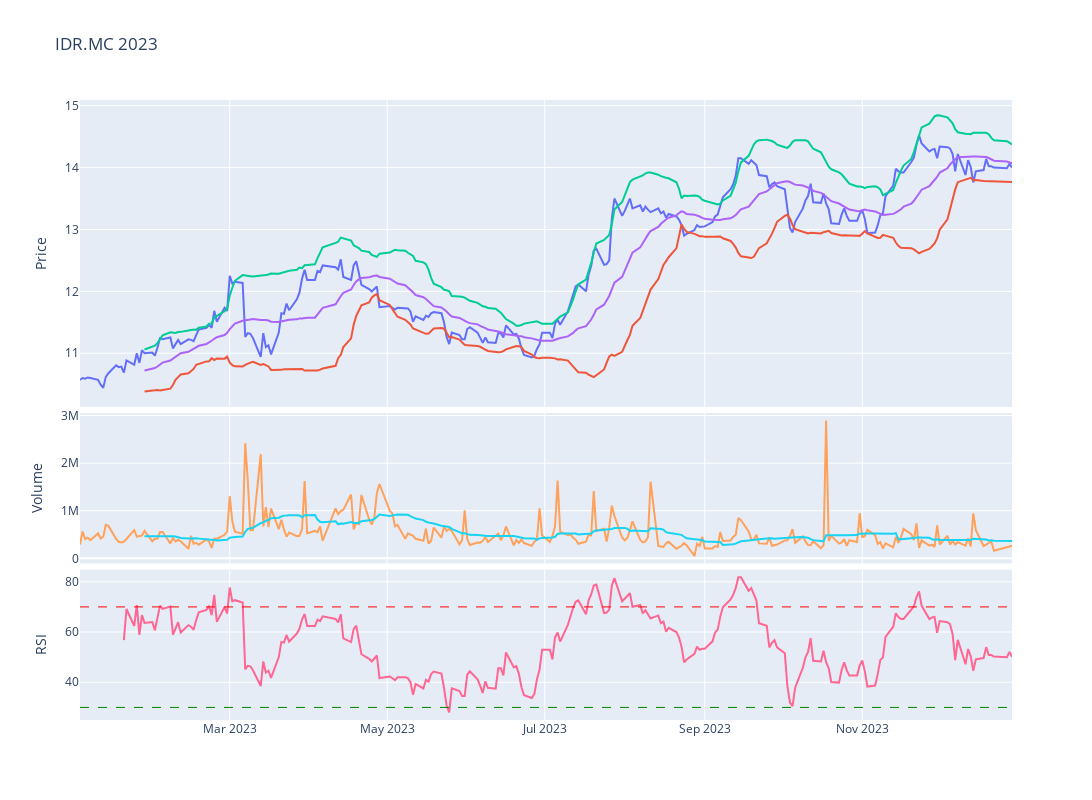

This figure's notebook cell:
### Code cell
# Plot the adjusted close price of the ^IBEX for year
fig = make_subplots(rows=4, cols=1,shared_xaxes=True,vertical_spacing=0.01,specs=[[{'rowspan':2,'colspan':1}],[None],[{'rowspan':1,'colspan':1}],[{'rowspan':1,'colspan':1}]])

# Graph (1,1)
fig.add_trace(go.Scatter(x=stock_ibex['Adj Close'].loc[year].index,y=stock_ibex['Adj Close'].loc['2023'],mode="lines",name=f'{ticker}'),row=1,col=1)
fig.add_trace(go.Scatter(x=stock_ibex['BB_Lower'].loc[year].index,y=stock_ibex['BB_Lower'].loc['2023'],mode="lines",name='BB_Lower'),row=1,col=1)
fig.add_trace(go.Scatter(x=stock_ibex['BB_Upper'].loc[year].index,y=stock_ibex['BB_Upper'].loc['2023'],mode="lines",name='BB_Upper'),row=1,col=1)
fig.add_trace(go.Scatter(x=stock_ibex['MMA20'].loc[year].index,y=stock_ibex['MMA20'].loc['2023'],mode="lines",name='MMA20'),row=1,col=1)
# Update xaxis properties
fig.update_yaxes(title_text="Price", row=1, col=1)

# Graph (3,1)
fig.add_trace(go.Scatter(x=stock_ibex['Volume'].loc[year].index,y=stock_ibex['Volume'].loc['2023'],mode="lines",name='Volume'),row=3, col=1)
fig.add_trace(go.Scatter(x=stock_ibex['Volume'].loc[year].index,y=stock_ibex['Volume'].loc['2023'].rolling(20).mean(),mode="lines",name='MMA20'),row=3,col=1)
fig.update_yaxes(title_text="Volume", row=3, col=1)

# Graph (4,1)
fig.add_trace(go.Scatter(x=stock_ibex['RSI'].loc[year].index,y=stock_ibex['RSI'].loc[year],mode="lines",name='RSI'),row=4, col=1)
fig.add_hline(y=30, line_width=1, line_dash="dash", line_color="green",row=4,col=1)
fig.add_hline(y=70, line_width=1, line_dash="dash", line_color="red",row=4,col=1)
fig.update_yaxes(title_text="RSI", row=4, col=1)

fig.update_layout(height=800, width=1300,showlegend=False,title=f"{ticker} {year}")

fig.show()

### Figure 1 — Plotly figure (JSON) as saved in the notebook; plotly's stock layout.template omitted (floating-point values rounded to 4 significant figures; data arrays with more than 128 entries replaced by an {"elided": "..."} marker saying what was removed)
{"data": [{"mode": "lines", "name": "IDR.MC", "type": "scatter", "x": {"elided": "255 str values"}, "xaxis": "x", "y": {"elided": "255 float values"}, "yaxis": "y"}, {"mode": "lines", "name": "BB_Lower", "type": "scatter", "x": {"elided": "255 str values"}, "xaxis": "x", "y": {"elided": "255 float values"}, "yaxis": "y"}, {"mode": "lines", "name": "BB_Upper", "type": "scatter", "x": {"elided": "255 str values"}, "xaxis": "x", "y": {"elided": "255 float values"}, "yaxis": "y"}, {"mode": "lines", "name": "MMA20", "type": "scatter", "x": {"elided": "255 str values"}, "xaxis": "x", "y": {"elided": "255 float values"}, "yaxis": "y"}, {"mode": "lines", "name": "Volume", "type": "scatter", "x": {"elided": "255 str values"}, "xaxis": "x2", "y": {"elided": "255 int values"}, "yaxis": "y2"}, {"mode": "lines", "name": "MMA20", "type": "scatter", "x": {"elided": "255 str values"}, "xaxis": "x2", "y": {"elided": "255 float values"}, "yaxis": "y2"}, {"mode": "lines", "name": "RSI", "type": "scatter", "x": {"elided": "255 str values"}, "xaxis": "x3", "y": {"elided": "255 float values"}, "yaxis": "y3"}], "layout": {"height": 800, "shapes": [{"line": {"color": "green", "dash": "dash", "width": 1}, "type": "line", "x0": 0, "x1": 1, "xref": "x3 domain", "y0": 30, "y1": 30, "yref": "y3"}, {"line": {"color": "red", "dash": "dash", "width": 1}, "type": "line", "x0": 0, "x1": 1, "xref": "x3 domain", "y0": 70, "y1": 70, "yref": "y3"}], "showlegend": false, "title": {"text": "IDR.MC 2023"}, "width": 1300, "xaxis": {"anchor": "y", "domain": [0, 1], "matches": "x3", "showticklabels": false}, "xaxis2": {"anchor": "y2", "domain": [0, 1], "matches": "x3", "showticklabels": false}, "xaxis3": {"anchor": "y3", "domain": [0, 1]}, "yaxis": {"anchor": "x", "domain": [0.505, 1], "title": {"text": "Price"}}, "yaxis2": {"anchor": "x2", "domain": [0.2525, 0.495], "title": {"text": "Volume"}}, "yaxis3": {"anchor": "x3", "domain": [0, 0.2425], "title": {"text": "RSI"}}}}
